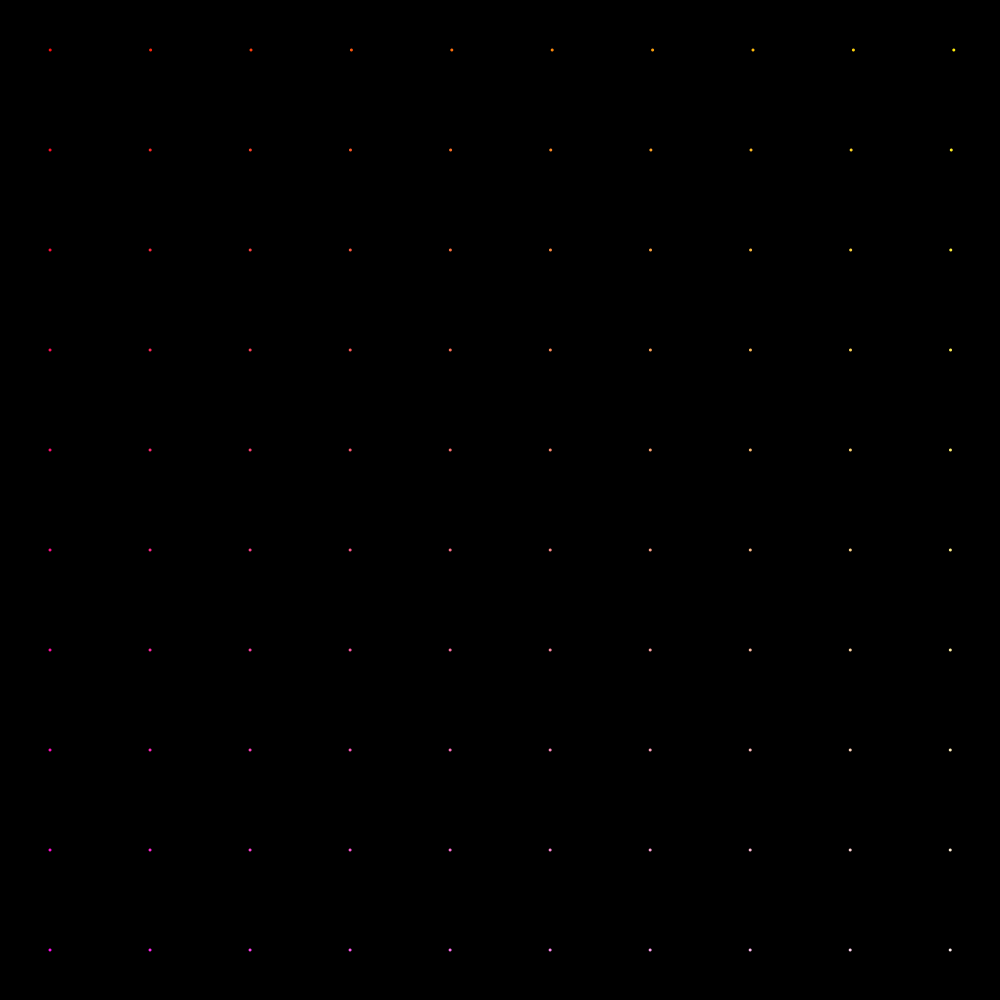
Frame 1 (no input)
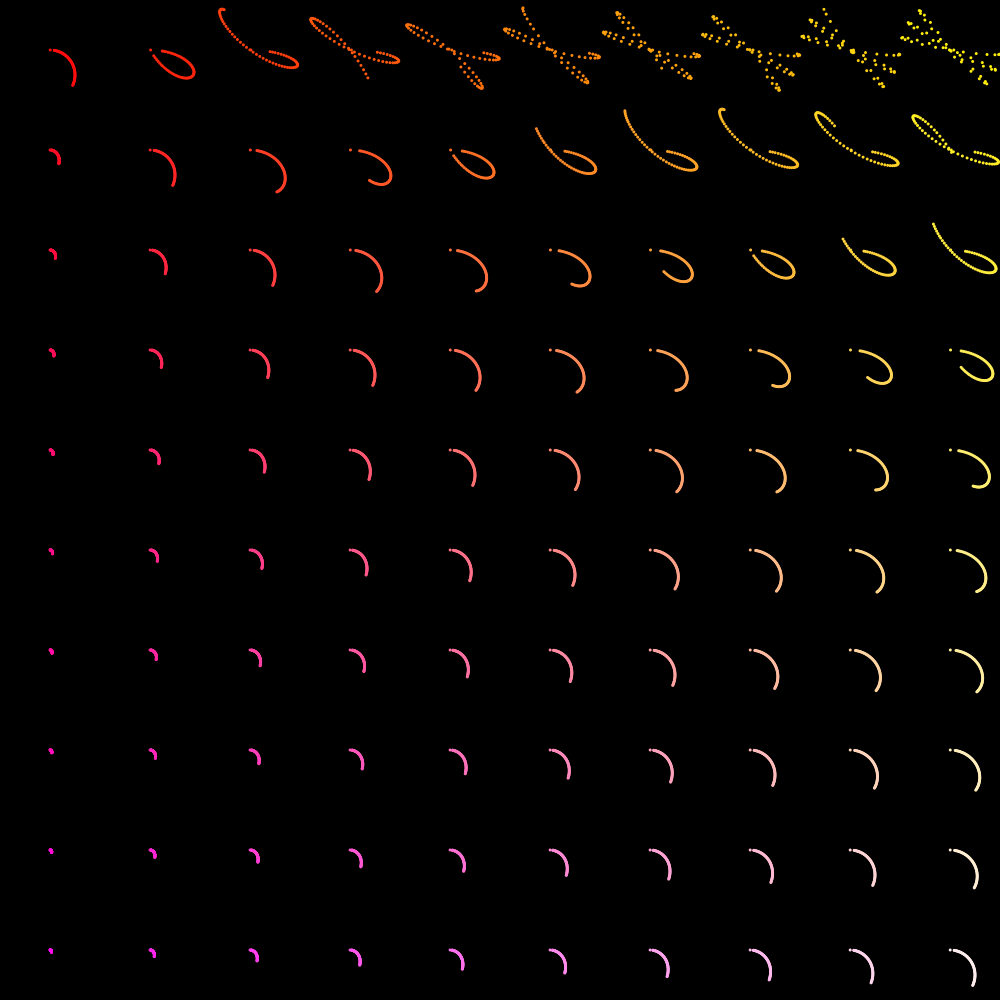
Frame 60 (the mouse pressed at the canvas centre just before this capture)
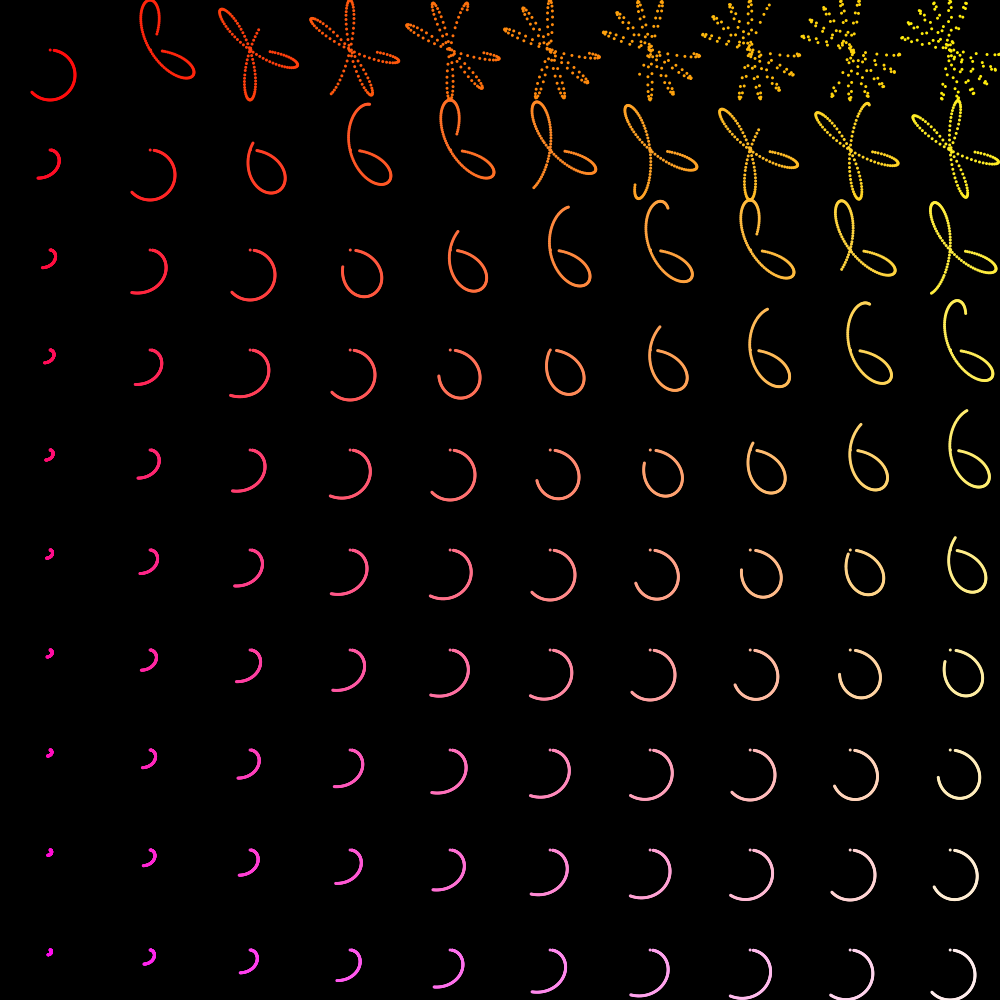
Frame 120 (the mouse held since frame 60 and released just before this capture)

The Processing sketch that drew these frames (run headless with seeded random() and noise(); from frame 60 on, the mouse is pressed at the canvas centre):

// Processing sketch: polar
// ── polar.pde
int dotSize = 3;
int roseSize = 100;
float time = 0.0;
ArrayList<roseCurve> curvesList = new ArrayList<roseCurve>();

void setup() {
   size(1000, 1000);
   background(0,0,0);
   noStroke();
   time = millis();
   float k = 0;
   for(float i = roseSize/2; i < width; i += roseSize) {
     for(float j = roseSize/2; j < height; j += roseSize) {
       println(i/j);
       roseCurve c = new roseCurve(k = i/j, color(255, i/4, j/4), new PVector(i, j));
       curvesList.add(c);
     }
   }
}

void draw() {
  float elapsedTime = millis() - time;
  
  for(int i = 0; i < curvesList.size(); i++) {
    curvesList.get(i).update(elapsedTime);
    curvesList.get(i).draw();
  }
  time = millis();
}


class roseCurve {
  float k;
  float angle;
  color col;
  PVector location;
  PVector lastLocation;
  roseCurve(float K, color Col, PVector Location) {
    k = K;
    angle = 0;
    col = Col;
    location = Location;
    lastLocation = Location;
  }
  void update(float elapsedTime) {
     //One rotation should take pi seconds
     angle += elapsedTime /1000;
  }
  void draw() {
     fill(col);
     pushMatrix();
     translate(location.x, location.y);
     rotate(angle);
     float radius = (roseSize / 2) * sin(k * angle);
     //println(radius, ", ", angle);
     circle(radius, 0, dotSize);
     popMatrix();
  }
}
